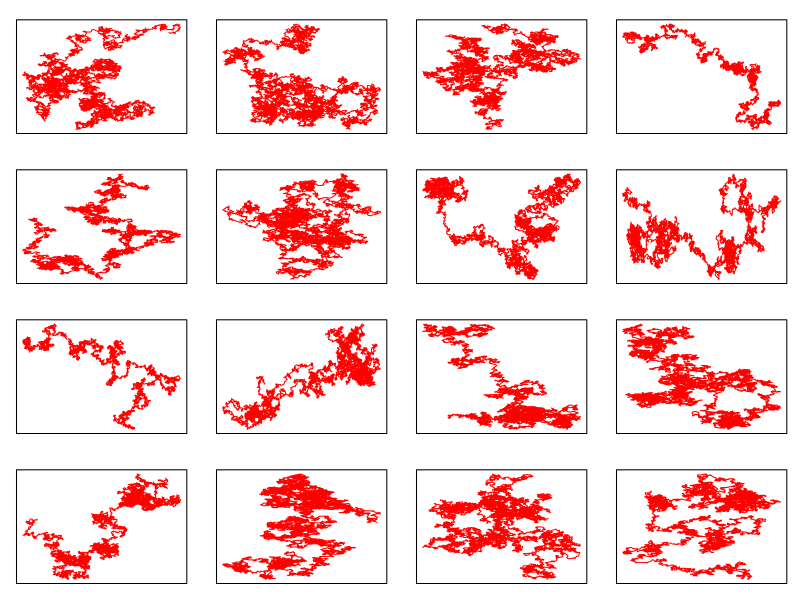
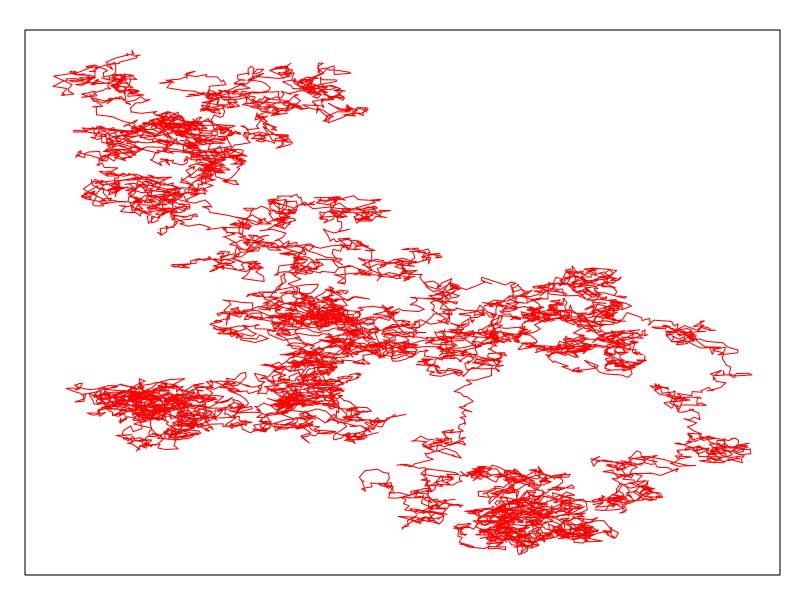
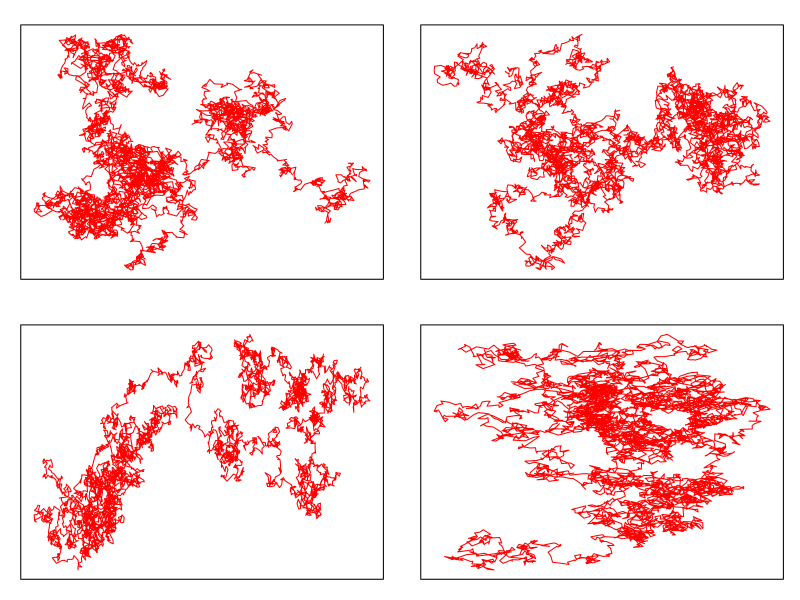

Write R code to recreate these figures, in order.
brownian <- function(n=6000,plot=T,fun=rnorm) {
	x<-cumsum(fun(n))
	y<-cumsum(fun(n))
	plot(x,y,type="l",xlab="",ylab="",xaxt="n",col="red",yaxt="n")
	}
 
 # for book use seed=13
setEPS()
postscript(file="../Graphics/c1brownian.eps",width=4, height=4)
set.seed(14)
par(mfrow=c(2,2), mar=c(1.25,1.25,1.5,1),tck=-.03,mgp=c(3,.5,0),cex.axis=0.7)
for (i in 1:4) brownian(fun=rnorm)

dev.off()

k <- 110
par(mfrow=c(4,4), mar=c(1.25,1.25,1.5,1))
for (i in k:(k+15)) {
	set.seed(i)
	brownian(n=11000)
}

par(mfrow=c(1,1))
set.seed(121)
brownian(n=11000)